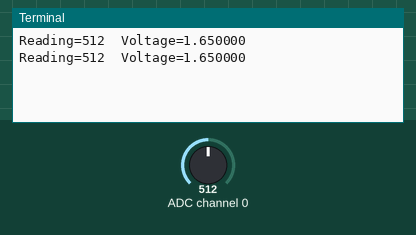
Recording of a program running on a simulated Raspberry Pi (BCM pin numbers). Shown: the last lines printed to the terminal. The inputs (shaded band) are chosen by the test bench; at power-on: ADC channel 0 = 512 (analog values on the 0–1023 scale).

Above: at 1.2 s.
1.3 s: ADC channel 0 set to 716
At 2.6 s:
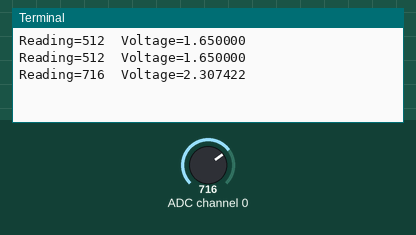
2.8 s: ADC channel 0 set to 900
At 3.3 s:
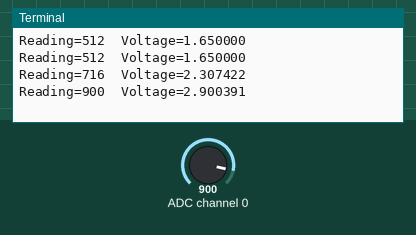
Timing chart, 0 to 5.8 s (numbered marks = the images above; inputs shaded):
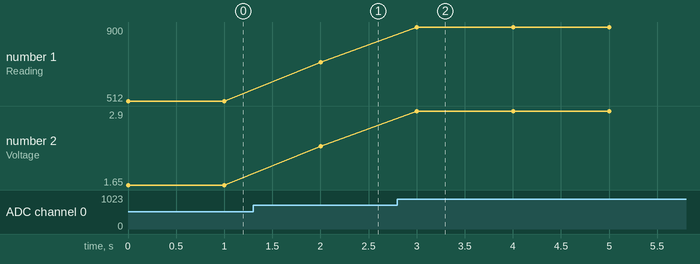

The program:

light2.py
```python
import spidev, time

spi = spidev.SpiDev()
spi.open(0,0)

spi.max_speed_hz = 1350000

def analog_read(channel):
    r = spi.xfer2([1, (8 + channel) << 4,0])
    adc_out = ((r[1]&3) << 8 ) + r[2]
    return adc_out

while True:
    reading = analog_read(0)
    voltage = reading * 3.3 / 1024
    print("Reading=%d\tVoltage=%f" % (reading, voltage))
    time.sleep(1)
```

Measured:
- after the input at 1.3 s, the terminal: prints a new line after 0.70 s (image 1)
- after the input at 2.8 s, the terminal: prints a new line after 0.20 s (image 2)
- plotted number 1: 512 → 716 after the input at 1.3 s, 716 → 900 after the input at 2.8 s
- plotted number 2: 1.65 → 2.31 after the input at 1.3 s, 2.31 → 2.9 after the input at 2.8 s
